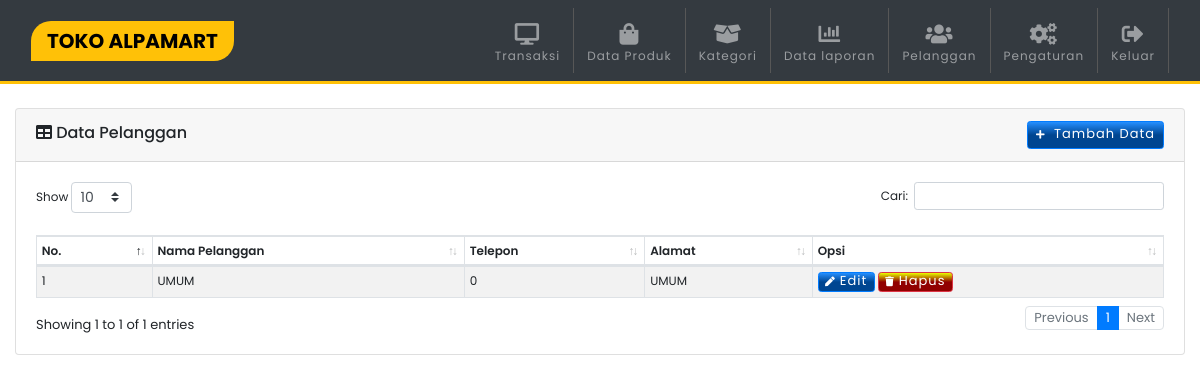
The app's page /pelanggan.php (signed in) with its own data.
### tables this page shows
CREATE TABLE `pelanggan` (
  `idpelanggan` int(11) NOT NULL,
  `nama_pelanggan` varchar(30) NOT NULL,
  `telepon_pelanggan` varchar(15) NOT NULL,
  `alamat_pelanggan` text NOT NULL
);

### pelanggan.php (the view, shortened to what this page needs)
<?php include 'template/header.php';?>
<br>
<div class="card">
    <div class="card-header">
        <div class="card-tittle"><i class="fa fa-table me-2"></i> Data Pelanggan
        <button type="button" class="btn btn-primary btn-xs p-2 float-right" data-toggle="modal" data-target="#addpelanggan">
            <i class="fa fa-plus fa-xs mr-1"></i> Tambah Data</button></div>
    </div>
        <div class="card-body">
            <table class="table table-striped table-sm table-bordered dt-responsive nowrap" id="table" width="100%">
                        <thead>
                        <tr>
                            <th>No.</th>
                            <th>Nama Pelanggan</th>
                            <th>Telepon</th>
                            <th>Alamat</th>
                            <th>Opsi</th>
                        </tr>
                        </thead>
                        <tbody>
                            <?php
                                $no=1;
                                $data_produk=mysqli_query($conn,"SELECT * FROM pelanggan order by idpelanggan ASC");
                                while($d=mysqli_fetch_array($data_produk)){
                                    $idpelanggan = $d['idpelanggan'];
                                    ?>
                                    <tr>
                                        <td><?php echo $no++ ?></td>
                                        <td><?php echo $d['nama_pelanggan'] ?></td>
                                        <td><?php echo $d['telepon_pelanggan'] ?></td>
                                        <td><?php echo $d['alamat_pelanggan'] ?></td>
                                        <td>
                                            <button type="button" class="btn btn-primary btn-xs"
                                             data-toggle="modal" data-target="#editP<?php echo $idpelanggan ?>">
                                             <i class="fa fa-pen fa-xs mr-1"></i>Edit</button>
                                            <a class="btn btn-danger btn-xs" href="?hapus=<?php echo $idpelanggan ?>"
                                            onclick="javascript:return confirm('Hapus Data Pelanggan - <?php echo $d['nama_pelanggan'] ?> ?');">
                                            <i class="fa fa-trash fa-xs mr-1"></i>Hapus</a>
                                        </td>
                                    </tr>
                        <?php }?>
					</tbody>
                </table>
        </div>
</div>
<?php include 'template/footer.php';?>

### template/header.php (shortened to what this page needs)
<?php
include "config.php";
$result1 = mysqli_query($conn, "SELECT * FROM login");
while($data = mysqli_fetch_array($result1))
{
    $toko = $data['nama_toko'];
}
?>
<!DOCTYPE html>
<html lang="en">
<head>
  <link rel="stylesheet" href="assets/css/bootstrap.min.css">
  <link rel="stylesheet" href="assets/css/style.css">
  <link href="assets/fontawesome/css/all.min.css" rel="stylesheet" type="text/css">
  <link href="assets/vendor/datatables/dataTables.bootstrap4.min.css" rel="stylesheet">
  <link href="assets/vendor/datatables/responsive.bootstrap4.min.css" rel="stylesheet">
</head>
<body>
<nav class="navbar navbar-expand-lg navbar-dark bg-dark sticky-top">
<div class="container">
  <a class="navbar-brand px-3 bg-warning" href="https://www.youtube.com/channel/UCyHwOyTkQBgwfWMOrblSUDg"><?php echo $toko ?></a>
  <div class="collapse navbar-collapse" id="navbarC">
    <ul class="navbar-nav ml-auto">
      <li class="nav-item">
        <a class="nav-link" href="index.php">
        <span class="text-center d-block pt-2"><i class="fa fa-desktop fa-2x"></i></span>Transaksi</a>
      </li>
      <li class="nav-item">
        <a class="nav-link" href="produk.php">
        <span class="text-center d-block pt-2"><i class="fa fa-shopping-bag fa-2x"></i></span>Data Produk</a>
      </li>
      <li class="nav-item">
        <a class="nav-link" href="kategori.php">
        <span class="text-center d-block pt-2"><i class="fa fa-box-open fa-2x"></i></span>Kategori</a>
      </li>
      <li class="nav-item">
        <a class="nav-link" href="laporan.php">
        <span class="text-center d-block pt-2"><i class="fa fa-chart-bar fa-2x"></i></span>Data laporan</a>
      </li>
      <li class="nav-item">
        <a class="nav-link" href="pelanggan.php">
        <span class="text-center d-block pt-2"><i class="fa fa-users fa-2x"></i></span>Pelanggan</a>
      </li>
      <li class="nav-item">
        <a class="nav-link" href="pengaturan.php">
        <span class="text-center d-block pt-2"><i class="fa fa-cogs fa-2x"></i></span>Pengaturan</a>
      </li>
      <li class="nav-item">
        <a class="nav-link" href="logout.php" onclick="javascript:return confirm('Anda yakin ingin keluar ?');">
        <span class="text-center d-block pt-2"><i class="fa fa-sign-out-alt fa-2x"></i></span>Keluar</a>
      </li>
    </ul>
  </div>
  </div>
</nav>
<div class="container">

### assets/css/style.css (style rules this page uses)
html, body { font-size: 100%; font-family: 'Poppins', sans-serif; scroll-behavior: smooth; }
a { text-decoration: none !important; }
.container { max-width: 1250px; }
.btn { font-size: small !important; letter-spacing: 1px !important; }
.btn-primary { background: linear-gradient(180deg, rgb(37, 143, 255) 0%, rgb(0, 70, 145) 50%) !important; }
.btn-danger { background: linear-gradient(180deg, rgb(234, 255, 0) 0%, rgb(145, 0, 0) 50%) !important; }
::placeholder { opacity: 1; font-size: 12px !important; letter-spacing: 1px; font-weight: 300; }
.fa-2x { font-size: 1.80em !important; }
.btn-group-xs > .btn, .btn-xs { padding: .25rem .4rem; font-size: .875rem; line-height: .5; border-radius: .2rem; }
.navbar { border-bottom: 3px solid #ffc107; }
.navbar-dark .navbar-nav .nav-item { font-weight: 400 !important; font-size: 12px; color: #c5c5c5 !important; letter-spacing: 1px; padding-left: 5px !important; padding-right: 5px !important; }
.navbar-dark .navbar-brand { font-weight: 700 !important; border-radius: 20px 0px; color: #000 !important; }
.navbar-dark .navbar-nav .nav-item { border-right: 1px solid rgb(87, 87, 87); }
.card-tittle { font-weight: 500 !important; }
table { font-size: 12px !important; }
table thead>tr>th { font-weight: 600 !important; }

### records on screen
pelanggan: nama_pelanggan "UMUM", telepon_pelanggan "0", alamat_pelanggan "UMUM"

### other values on screen
$toko "TOKO ALPAMART"
